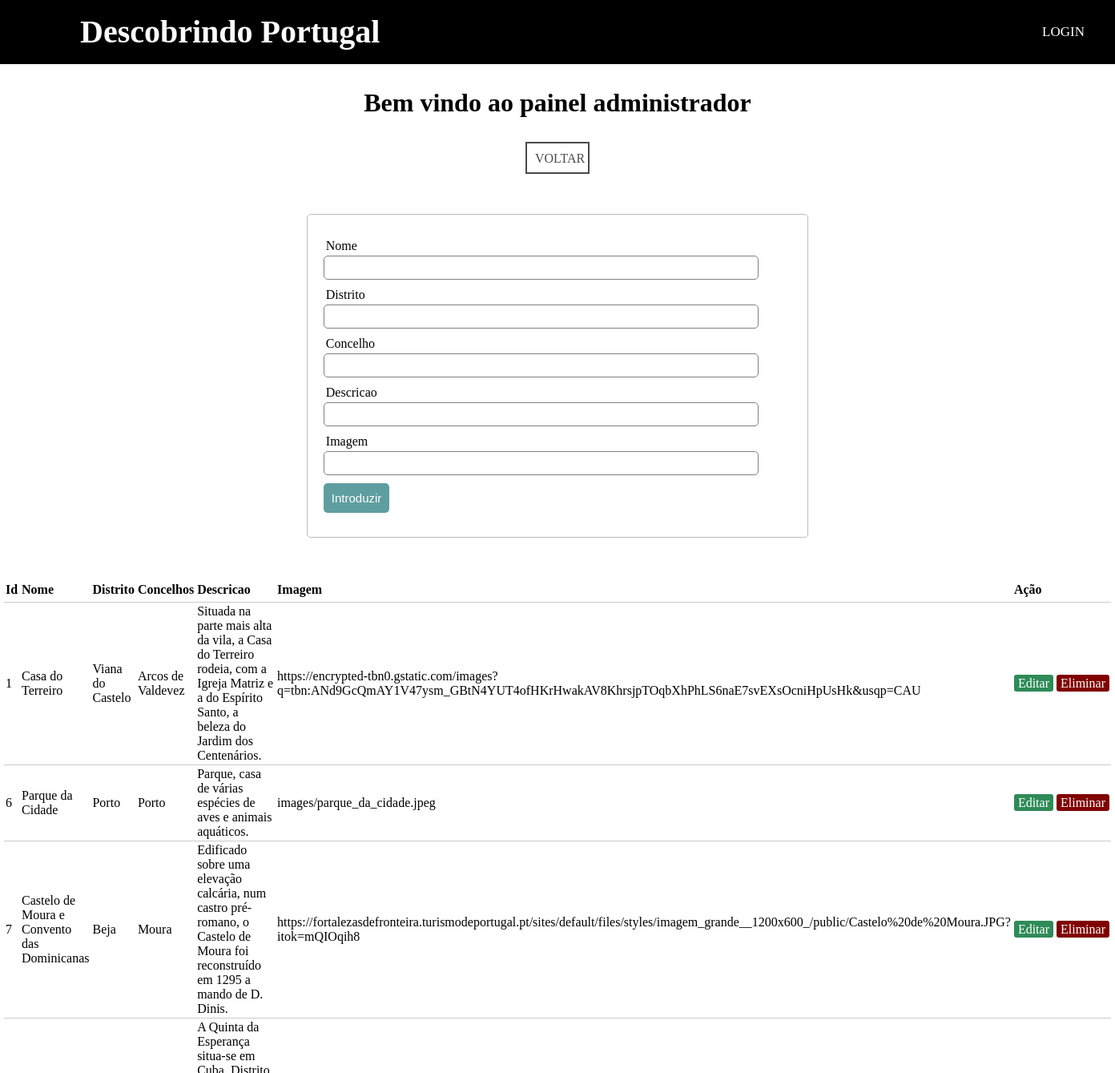
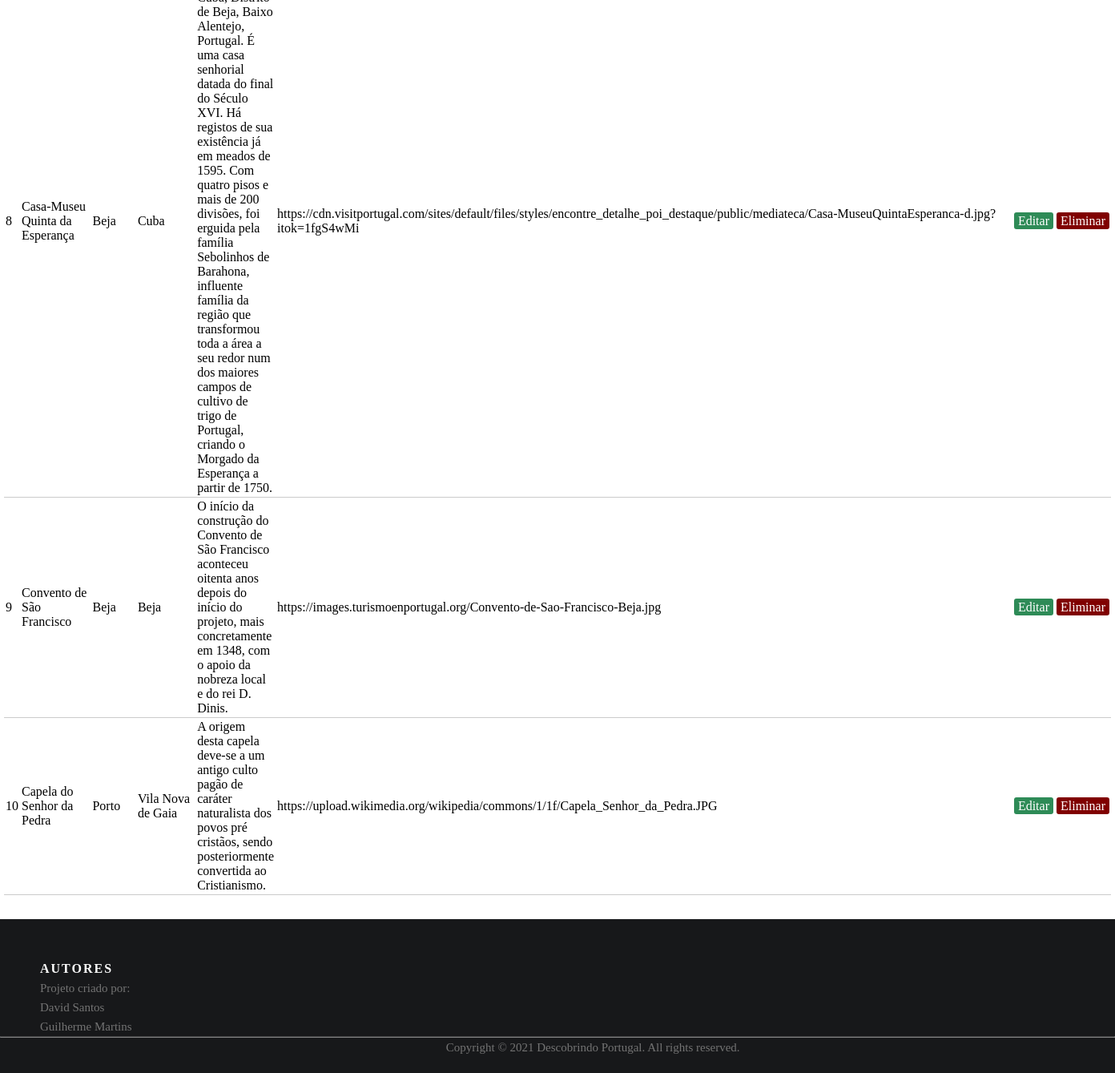
Page /cms/admin_locais.php on the committed database (2 pictures, top to bottom).
### tables this page shows
CREATE TABLE `locais` (
  `id` int(11) NOT NULL,
  `nome` varchar(75) NOT NULL,
  `distrito` varchar(50) NOT NULL,
  `concelho` varchar(75) NOT NULL,
  `descricao` text NOT NULL,
  `imagem` text NOT NULL,
  `modificado` timestamp NOT NULL DEFAULT current_timestamp() ON UPDATE current_timestamp()
);

### cms/db_locais.php (called while the page is built, shortened)
<?php
	$nome = "";
  $distrito = "";
	$concelho = "";
	$descricao = "";
  $imagem = "";
	$update = false;
?>

### cms/admin_locais.php (the view, shortened to what this page needs)
<?php
require 'db_locais.php';
?>
<!DOCTYPE php>
<html lang="en" dir="ltr">
  <head>
    <link rel="stylesheet" href="../includes/style.css">
    <link rel="stylesheet" href="stylesheet.css">
		<link rel="stylesheet" href="../includes/footer.css">
  </head>
  <body>
    <?php include_once('header3.php'); ?>
    <h1>Bem vindo ao painel administrador</h1>
		<div style="text-align:center">
		<a class="example_c" href="admin_inicio.php">Voltar</a>
		</div>
		<form method="post" action="db_locais.php" >
		<div class="input-group">
			<label>Nome</label>
			<input type="text" name="nome" value="<?php echo $nome; ?>">
		</div>
    <div class="input-group">
			<label>Distrito</label>
			<input type="text" name="distrito" value="<?php echo $distrito; ?>">
		</div>
		<div class="input-group">
			<label>Concelho</label>
			<input type="text" name="concelho" value="<?php echo $concelho; ?>">
		</div>
		<div class="input-group">
			<label>Descricao</label>
			<input type="text" name="descricao" value="<?php echo $descricao; ?>">
		</div>
    <div class="input-group">
			<label>Imagem</label>
			<input type="text" name="imagem" value="<?php echo $imagem; ?>">
		</div>
		<div class="input-group">
      <?php if ($update == false): ?>
			<button class="btn" type="submit" name="save" >Introduzir</button>
    <?php else: ?>
      <button class="btn" type="submit" name="update" >Atualizar</button>
    <?php endif ?>
		</div>
	</form>
    <?php $results = mysqli_query($db, "SELECT * FROM locais"); ?>
    <table>
    	<thead>
    		<tr>
					<th>Id</th>
					<th>Nome</th>
          <th>Distrito</th>
    			<th>Concelhos</th>
    			<th>Descricao</th>
          <th>Imagem</th>
    			<th colspan="2">Ação</th>
    		</tr>
    	</thead>
      <?php while ($row = mysqli_fetch_array($results)) { ?>
  		<tr>
				<td><?php echo $row['id']; ?></td>
				<td><?php echo $row['nome']; ?></td>
        <td><?php echo $row['distrito']; ?></td>
  			<td><?php echo $row['concelho']; ?></td>
  			<td><?php echo $row['descricao']; ?></td>
        <td><?php echo $row['imagem']; ?></td>
  			<td>
  				<a href="admin_locais.php?edit=<?php echo $row['id']; ?>" class="edit_btn" >Editar</a>
  			</td>
  			<td>
  				<a href="db_locais.php?del=<?php echo $row['id']; ?>" class="del_btn">Eliminar</a>
  			</td>
  		</tr>
      <?php } ?>
    </table>
		<?php include_once('../footer.php'); ?>
  </body>
</html>

### cms/header3.php (shortened to what this page needs)
<div class="navegacao">
  <nav>
    <label class="logo"><a href="">Descobrindo Portugal</a></label>
    <ul>
      <?php
      if (empty($_SESSION['id'])) {
        echo '<li><a href="../login.php">Login</a></li>';
      }else{
        echo '<li><a href="../processo_logout.php">Logout</a></li>';
      }?>
    </ul>
  </nav>
</div>

### footer.php
<footer class="site-footer">
     <div class="container">
       <div class="row">
         <div style="margin-left:50px;" class="col-xs-6 col-md-3">
           <h6>Autores</h6>
           <ul class="footer-links">
             <li>Projeto criado por:</li>
             <li>David Santos</li>
             <li>Guilherme Martins</li>
           </ul>
         </div>
       <hr>
     </div>
    </div>
     <div class="container">
       <div class="row">
         <div style="margin-left:40%;" class="col-md-8 col-sm-6 col-xs-12">
           <p class="copyright-text">Copyright &copy; 2021 Descobrindo Portugal. All rights reserved.
           </p>
         </div>
       </div>
     </div>
</footer>

### includes/style.css (style rules this page uses)
* { padding: 0; margin: 0; text-decoration: none; list-style: none; box-sizing: border-box; }
body { font-family }
.navegacao { width: 100%; }
nav { background: black; height: 80px; width: 100%; }
label.logo a { color: white; font-size: 40px; line-height: 80px; padding: 0 100px; font-weight: bold; }
nav ul { float: right; margin-right: 20px; }
nav ul li { display: inline-block; line-height: 80px; margin: 0 5px; }
nav ul li a { color: white; font-size: 17px; padding: 7px 13px; border-radius: 3px; text-transform: uppercase; }

### cms/stylesheet.css (style rules this page uses)
body, html { height: 100%; }
h1 { margin: 30px auto; text-align: center; }
.example_c { color: #494949 !important; text-transform: uppercase; height: 40px; width: 80px; text-decoration: none; background: #ffffff; padding: 10px; border: 2px solid #494949 !important; display: inline-block; transition: all 0.4s ease 0s; }
table { width: 50%; margin: 30px auto; border-collapse: collapse; text-align: left; }
tr { border-bottom: 1px solid #cbcbcb; }
th, td { border: none; height: 30px; padding: 2px; }
form { width: 45%; margin: 50px auto; text-align: left; padding: 20px; border: 1px solid #bbbbbb; border-radius: 5px; }
.input-group { margin: 10px 0px 10px 0px; }
.input-group label { display: block; text-align: left; margin: 3px; }
.input-group input { height: 30px; width: 93%; padding: 5px 10px; font-size: 16px; border-radius: 5px; border: 1px solid gray; }
.btn { padding: 10px; font-size: 15px; color: white; background: #5F9EA0; border: none; border-radius: 5px; }
.edit_btn { text-decoration: none; padding: 2px 5px; background: #2E8B57; color: white; border-radius: 3px; }
.del_btn { text-decoration: none; padding: 2px 5px; color: white; border-radius: 3px; background: #800000; }

### includes/footer.css (style rules this page uses)
.site-footer { background-color:#17181a; padding:45px 0 20px; font-size:15px; line-height:24px; color:#737373; }
.site-footer hr { border-top-color:#bbb; opacity:0.5 }
.site-footer h6 { color:#fff; font-size:16px; text-transform:uppercase; margin-top:5px; letter-spacing:2px }
.footer-links { padding-left:0; list-style:none }
.footer-links li { display:block }
.copyright-text { margin:0 }

### rows in the picture
locais: id "1", nome "Casa do Terreiro", distrito "Viana do Castelo", concelho "Arcos de Valdevez", descricao "Situada na parte mais alta da vila, a Casa do Terreiro rodeia, com a Igreja Matriz e a do Espírito Santo, a beleza do Jardim dos Centenários.", imagem "https://encrypted-tbn0.gstatic.com/images?q=tbn:ANd9GcQmAY1V47ysm_GBtN4YUT4ofHKrHwakAV8KhrsjpTOqbXhPhLS6naE7svEXsOcniHpUsHk&usqp=CAU"
locais: id "6", nome "Parque da Cidade", distrito "Porto", concelho "Porto", descricao "Parque, casa de várias espécies de aves e animais aquáticos.", imagem "images/parque_da_cidade.jpeg"
locais: id "7", nome "Castelo de Moura e Convento das Dominicanas", distrito "Beja", concelho "Moura", descricao "Edificado sobre uma elevação calcária, num castro pré-romano, o Castelo de Moura foi reconstruído em 1295 a mando de D. Dinis.", imagem "https://fortalezasdefronteira.turismodeportugal.pt/sites/default/files/styles/imagem_grande__1200x600_/public/Castelo%20de%20Moura.JPG?itok=mQIOqih8"
locais: id "8", nome "Casa-Museu Quinta da Esperança", distrito "Beja", concelho "Cuba", descricao "A Quinta da Esperança situa-se em Cuba, Distrito de Beja, Baixo Alentejo, Portugal. É uma casa senhorial datada do final do Século XVI. Há registos de sua existência já em meados de 1595. Com quatro pisos e mais de 200 divisões, foi erguida pela família Sebolinhos de Barahona, influente família da região que transformou toda a área a seu redor num dos maiores campos de cultivo de trigo de Portugal, criando o Morgado da Esperança a partir de 1750.", imagem "https://cdn.visitportugal.com/sites/default/files/styles/encontre_detalhe_poi_destaque/public/mediateca/Casa-MuseuQuintaEsperanca-d.jpg?itok=1fgS4wMi"
locais: id "9", nome "Convento de São Francisco", distrito "Beja", concelho "Beja", descricao "O início da construção do Convento de São Francisco aconteceu oitenta anos depois do início do projeto, mais concretamente em 1348, com o apoio da nobreza local e do rei D. Dinis.", imagem "https://images.turismoenportugal.org/Convento-de-Sao-Francisco-Beja.jpg"
locais: id "10", nome "Capela do Senhor da Pedra", distrito "Porto", concelho "Vila Nova de Gaia", descricao "A origem desta capela deve-se a um antigo culto pagão de caráter naturalista dos povos pré cristãos, sendo posteriormente convertida ao Cristianismo.", imagem "https://upload.wikimedia.org/wikipedia/commons/1/1f/Capela_Senhor_da_Pedra.JPG"
